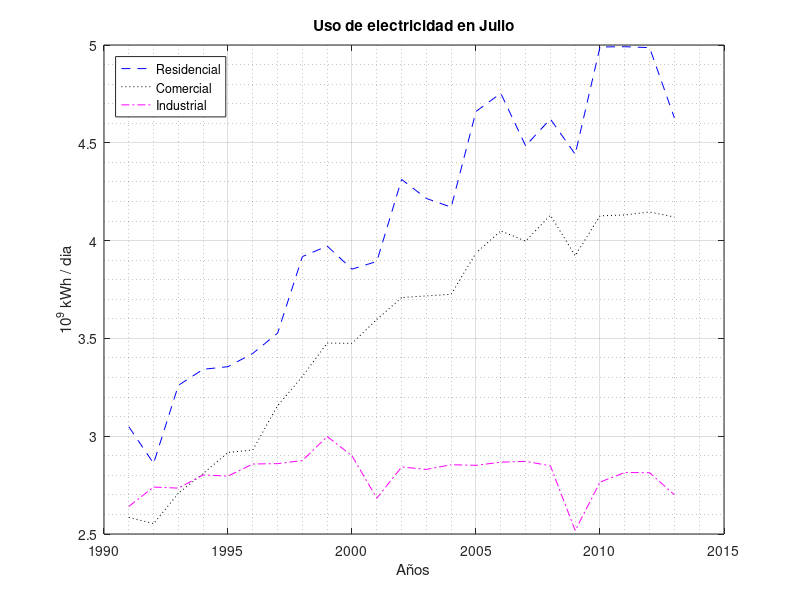

The MATLAB source for this figure:
%% prog05_leer_archivo_y_graficar
clear; close all; clc;
load electricity.mat;
res = usage(:,1);
comm = usage(:,2);
ind = usage(:,3);
yrs = 1991:2013;
plot(yrs,res,'--b','DisplayName','Residencial'); hold on;
plot(yrs,comm,':k','DisplayName','Comercial');
plot(yrs,ind,'-.m','DisplayName','Industrial');
grid on; grid minor;
legend('Location','northwest');
title('Uso de electricidad en Julio');
xlabel('Años'); ylabel('10^9 kWh / dia'); 